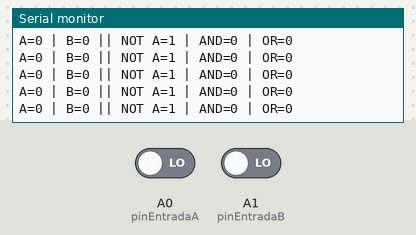
The sketch below on a simulated Arduino Uno, built with avr-gcc and run on an emulated ATmega328P. On the bench: the last lines printed to the serial monitor. Inputs (shaded band) come from the test bench; at power-on: A0 (pinEntradaA) LOW, A1 (pinEntradaB) LOW.

Above: at 1.3 s.
1.4 s: A0 (pinEntradaA) driven HIGH
At 1.6 s:
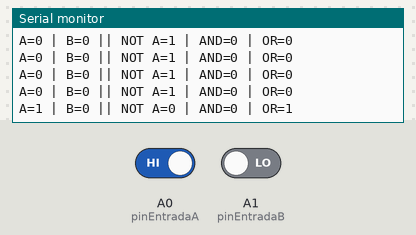
2.9 s: A1 (pinEntradaB) driven HIGH
At 3.1 s:
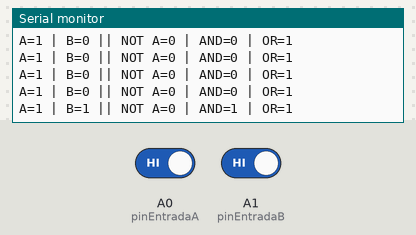
4.4 s: A0 (pinEntradaA) driven LOW
At 4.61 s:
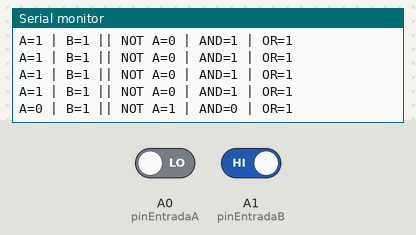

Measured:
- after the input at 1.4 s, the serial monitor: prints a new line at once (image 1)
- after the input at 2.9 s, the serial monitor: prints a new line at once (image 2)
- after the input at 4.4 s, the serial monitor: prints a new line at once (image 3)

The sketch:

compuertas_logicas.ino
```cpp
/*
 * ============================================
 * EJERCICIO EN CLASE - PUNTO 1
 * Simulación de Compuertas Lógicas (AND, NOT, OR)
 * ============================================
 * Plataforma : Arduino UNO
 * Simulador  : Tinkercad
 * Fecha      : 29/03/2026
 *
 * Conexiones:
 *   - DIP Switch 1 → Pin A0 (Entrada A)
 *   - DIP Switch 2 → Pin A1 (Entrada B)
 *   - Chips: 74HC04 (NOT), 74HC08 (AND), 74HC32 (OR)
 * ============================================
 */

const int pinEntradaA = A0; // Conectado al DIP Switch 1
const int pinEntradaB = A1; // Conectado al DIP Switch 2

void setup() {
  pinMode(pinEntradaA, INPUT);
  pinMode(pinEntradaB, INPUT);

  Serial.begin(9600);
  Serial.println("=========================================");
  Serial.println("   SIMULACION DE COMPUERTAS LOGICAS");
  Serial.println("=========================================");
  Serial.println("Entradas: A=A0, B=A1");
  Serial.println("-----------------------------------------");
}

void loop() {
  int A = digitalRead(pinEntradaA);
  int B = digitalRead(pinEntradaB);

  Serial.print("A="); Serial.print(A);
  Serial.print(" | B="); Serial.print(B);
  Serial.print(" || NOT A="); Serial.print(!A);
  Serial.print(" | AND="); Serial.print(A && B);
  Serial.print(" | OR="); Serial.println(A || B);

  delay(250);
}
```
